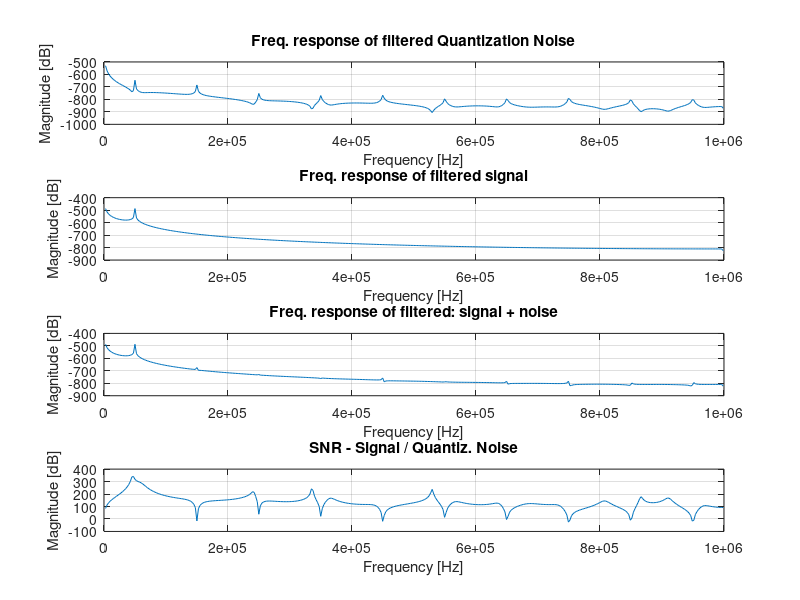

Source code (MATLAB):
% SCRIPT - Output quantization error of a digital processing process %

% BRIEFING %
% This script analyzes how Quantization Noise caused by sampling a   % 
% periodic analog signal behaves when processed by a digital filter  %

% ----------Config ADC---------- % 
Nbits = 12;
Vref = 3.3;
LSB = Vref/(2^Nbits);

% ----------Signals to be sampled---------- %
f1 = 50*10^3 ;  % Signal freq of 50kHz
Vcc1 = 1.65;  
A1 = 0.1;   % Amplitude
y1 = @(t) Vcc1 + A1*sin(2*pi*f1*t) ;    % Sinusoidal signal example 

% ----------Sampling interval---------- %
fs = 2*10^6 ; % Sampling freq of 1MHz
t1 = 0 ;
Np = 20 ;
t2 = Np/f1 ;  % Sampling Np periods of y1
Ts = 1/fs ;
t = [t1:Ts:t2];

% ----------Sampled signal---------- %
Y = y1(t);
L = length(Y);             % Length of signal

% ----------Quantized signal---------- %
partition = 0+LSB/2:LSB/2:Vref;     % Under this intervals, the signal is quantized
codebook = 0:LSB/2:Vref;            % rounding down (floor)
[ind,qY] = quantiz(Y,partition,codebook);  % Obtention of quantized signal (qY)

% ----------Quantization error sequence---------- %
EqY = Y - qY;  % Discrete sequence: quantiz. error

% ----------Single-Sided Amplitude Spectrum of EqY---------- %
Eq1f = fft(EqY);
P2 = abs(Eq1f/L);
P1 = P2(1:L/2+1);
P1(2:end-1) = 2*P1(2:end-1);
f1 = fs*(0:(L/2))/L;

% ----------Single-Sided Amplitude Spectrum of Y---------- %
Yf = fft(Y);
Py2 = abs(Yf/L);
Py1 = Py2(1:L/2+1);
Py1(2:end-1) = 2*Py1(2:end-1);

% ----------Single-Sided Amplitude Spectrum of qY---------- %
Yqf = fft(qY);
Pyq2 = abs(Yqf/L);
Pyq1 = Pyq2(1:L/2+1);
Pyq1(2:end-1) = 2*Pyq1(2:end-1);

% ---------- N-th order IIR filter -> N cascaded single pole IIR ---------- %
ALPHA = 0.0001;
N=3;
a = [1];
for i = 1:N
    aux = [1 -(1-ALPHA)];
    a = conv(a,aux);
end

h1 = freqz(ALPHA^N,a,f1,fs);

% ---------- Plotting ---------- %
figure(1)
P1_dB = 20*log(h1.*P1);
subplot(4,1,1)
plot(f1(2:end),P1_dB(2:end))
title('Freq. response of filtered Quantization Noise')
xlabel('Frequency [Hz]')
ylabel('Magnitude [dB]')
grid

Py1_dB = 20*log(h1.*Py1);
subplot(4,1,2)
plot(f1(2:end),Py1_dB(2:end))
%ylim([-100 inf])
title('Freq. response of filtered signal')
xlabel('Frequency [Hz]')
ylabel('Magnitude [dB]')
grid

Pyq1_dB = 20*log(h1.*Pyq1);
subplot(4,1,3)
plot(f1(2:end),Pyq1_dB(2:end))
%ylim([-100 inf])
title('Freq. response of filtered: signal + noise')
xlabel('Frequency [Hz]')
ylabel('Magnitude [dB]')
grid

SNR_dB = Py1_dB - P1_dB;
subplot(4,1,4)
plot(f1(2:end),2*(SNR_dB(2:end)))
%ylim([-60 inf])
title('SNR - Signal / Quantiz. Noise')
xlabel('Frequency [Hz]')
ylabel('Magnitude [dB]')
grid
